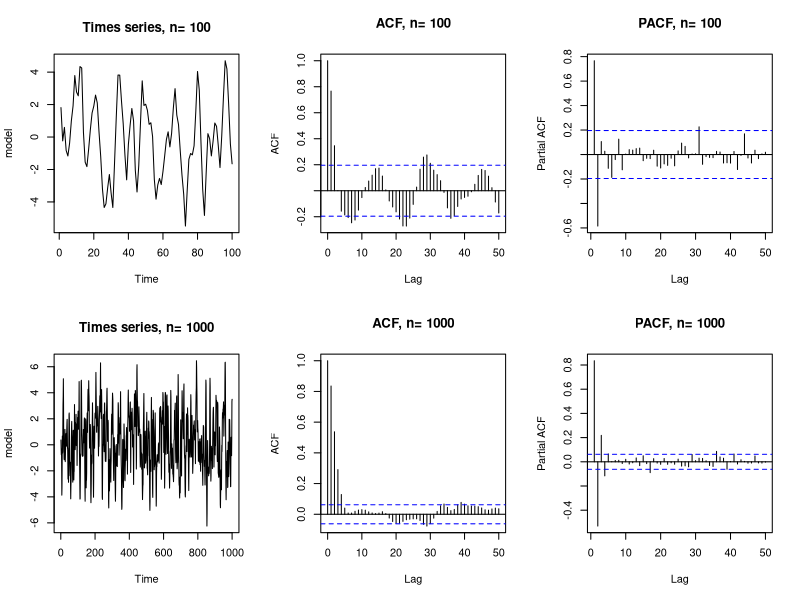
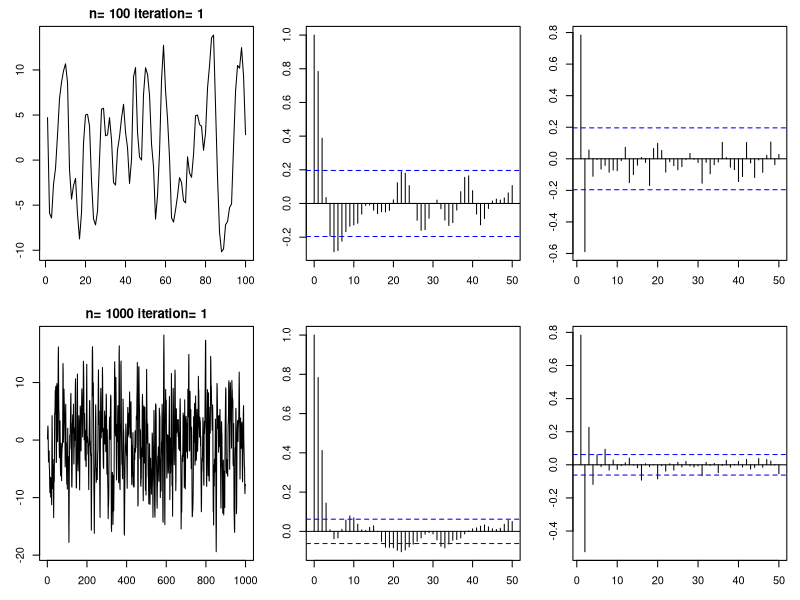
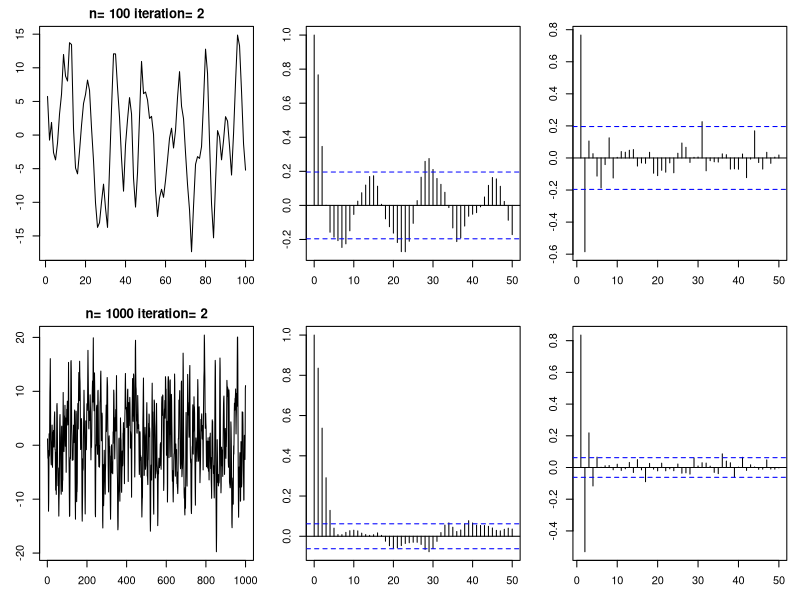
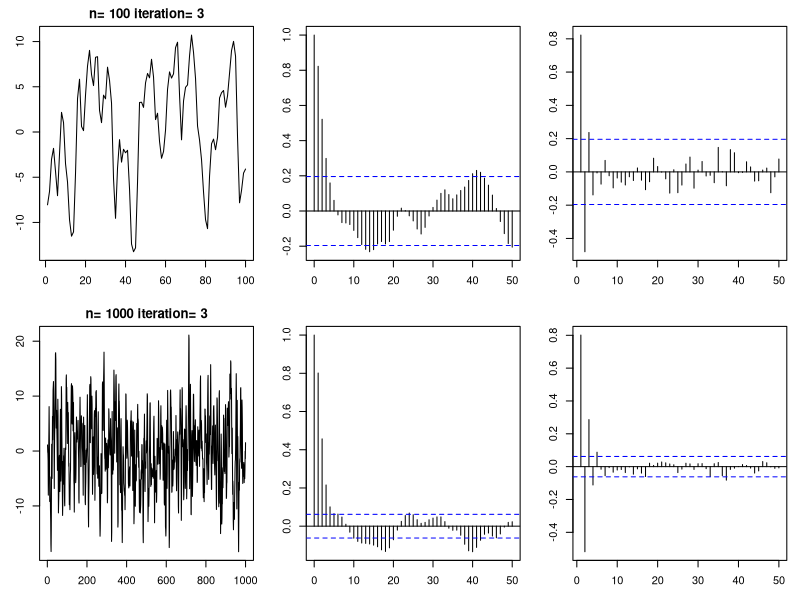
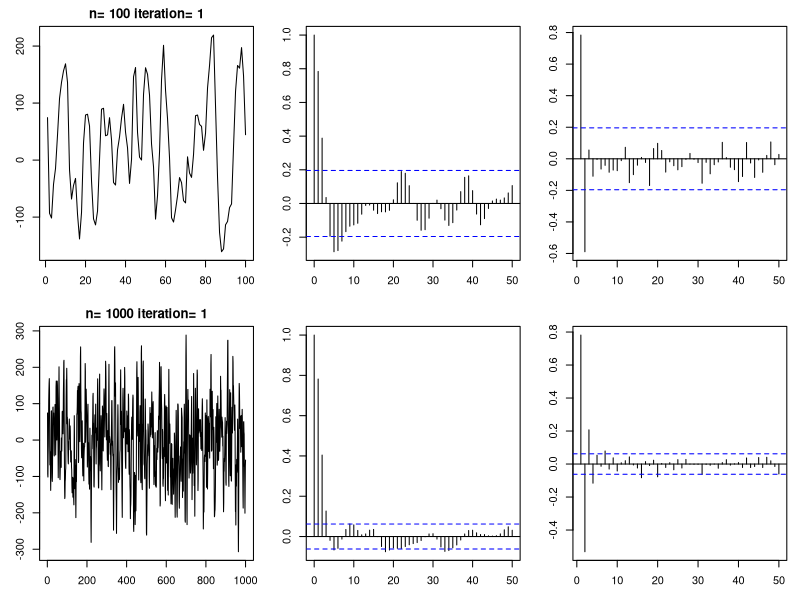
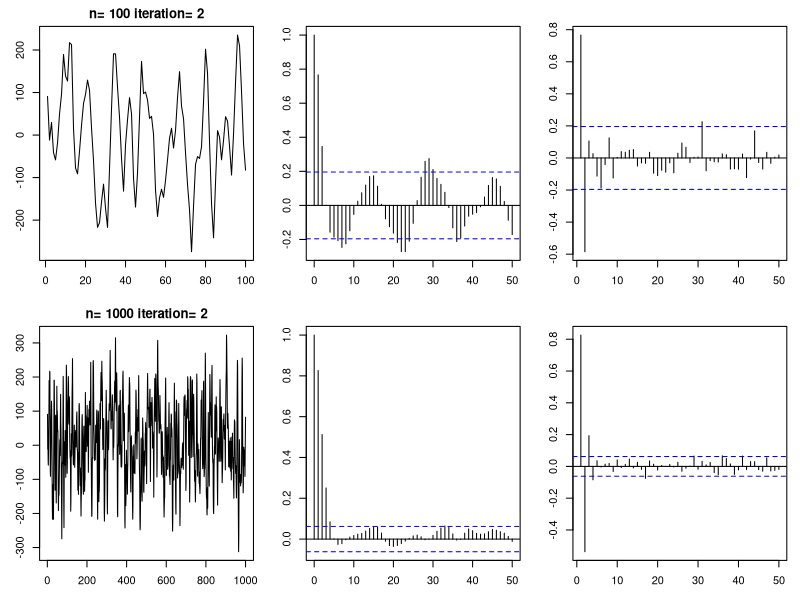
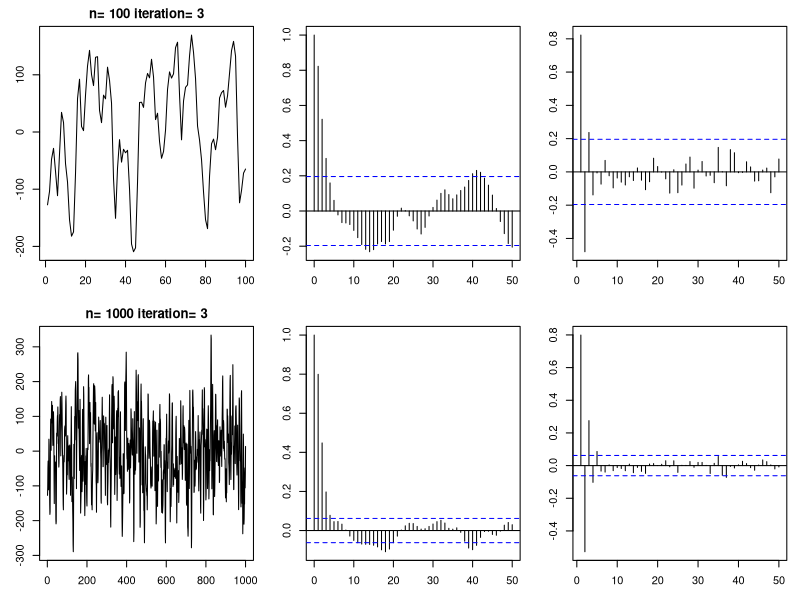

Recreate these plots in R, in order.
## ---- chunk 1
n= c(100,1000)
stdev=1
par(mfrow=c(2,3))
set.seed(2)
for (i in c(1,2)){
  model= arima.sim(model= list(ar= c(0.9, -0.25), ma=c(0.5)), sd= stdev, n=n[i])
  plot(model, main= paste("Times series, n=", n[i]))
  acf(model, lag.max=50, main= paste("ACF, n=", n[i]))
  pacf(model, lag.max=50, main= paste("PACF, n=", n[i]))
}
## ---- chunk 2
n= c(100,1000)
stdev=sqrt(10)
for (j in 1:3){
  par(mfrow = c(2,3), mar = c(3,3,2,1))
  set.seed(j)
  for (i in c(1,2)){
    
    model= arima.sim(model= list(ar= c(0.9, -0.25), ma=c(0.5)), sd= stdev, n=n[i])
  
    plot(model, main = paste("n=", n[i], "iteration=", j))
    acf(model, lag.max=50, main= "ACF")
    pacf(model, lag.max=50, main="PACF")
  }
}
## ---- chunk 3

# the same thing but with the variance 10 times higher 

n= c(100,1000)
stdev=50
for (j in 1:3){
  par(mfrow = c(2,3), mar = c(3,3,2,1))
  set.seed(j)
  for (i in c(1,2)){
    set.seed(j)
    
    model= arima.sim(model= list(ar= c(0.9, -0.25), ma=c(0.5)), sd= stdev, n=n[i])

    
    plot(model, main = paste("n=", n[i], "iteration=", j))
    acf(model, lag.max=50, main= paste("n=", n[i], "iteration=", j))
    pacf(model, lag.max=50, main=paste("n=", n[i], "iteration=", j))
  }
}

